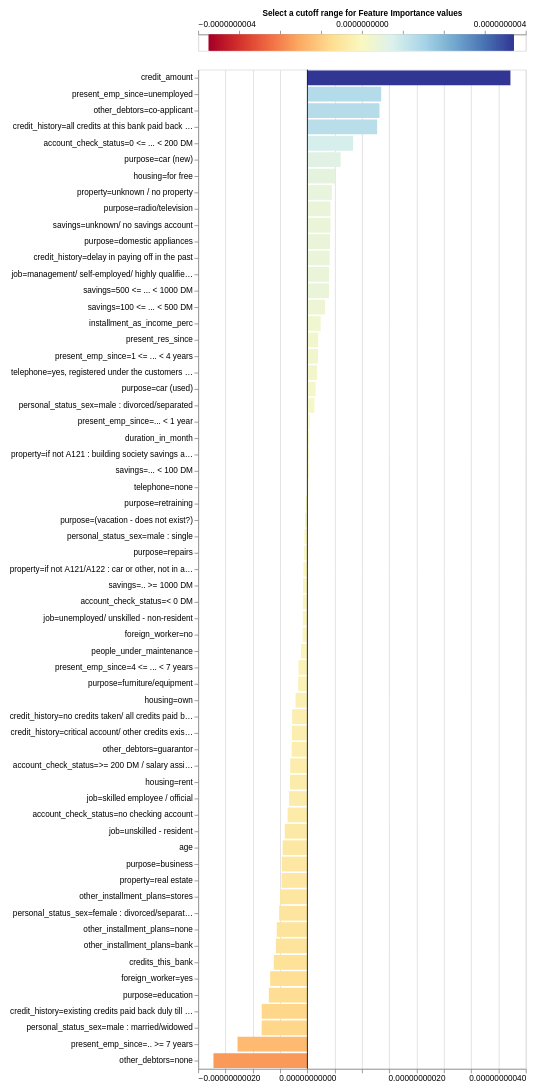

Write notebook code for a chart like this one.
### Code cell
lime_exp.plot_features_importance()

### Figure 1 — Vega-Lite specification as saved in the notebook (floating-point values rounded to 4 significant figures; data arrays with more than 128 entries replaced by an {"elided": "..."} marker saying what was removed)
{"config": {"view": {"continuousWidth": 400, "continuousHeight": 300}, "axis": {"labelFontSize": 10, "labelLimit": 225.0}}, "vconcat": [{"layer": [{"data": {"name": "data-4f468aea233d9b302947f3d7ef234f98"}, "mark": {"type": "rule", "strokeWidth": 3}, "encoding": {"color": {"field": "xValue", "legend": null, "scale": {"domain": [-3.719e-10, 3.719e-10], "domainMid": 0, "scheme": "redyellowblue"}, "type": "quantitative"}, "x": {"axis": {"orient": "top", "titleFontSize": 10}, "field": "xValue", "title": "Select a cutoff range for Feature Importance values ", "type": "quantitative"}}}, {"data": {"name": "data-c7bc3ae69e1253e8223f70a11d04b99d"}, "mark": {"type": "rect", "color": "black", "height": 20, "opacity": 0.4, "tooltip": true}, "encoding": {"x": {"field": "x_min", "type": "quantitative"}, "x2": {"field": "x_max"}, "y": {"axis": null, "field": "y", "type": "quantitative"}}, "selection": {"Cutter": {"type": "single", "fields": ["cutoff"], "bind": {"input": "range", "max": 3.719e-10, "min": 0, "name": "Importance cutoff value (±) ", "step": 7.437e-12}, "init": {"cutoff": 0.0}}}, "transform": [{"calculate": "(-Cutter.cutoff)", "as": "x_min"}, {"calculate": "Cutter.cutoff", "as": "x_max"}]}], "height": 20}, {"layer": [{"data": {"name": "data-ae00b99141dc765cec1920aaf1124981"}, "mark": "bar", "encoding": {"color": {"field": "value", "legend": null, "scale": {"domain": [-3.719e-10, 3.719e-10], "domainMid": 0, "scheme": "blueorange"}, "type": "quantitative"}, "tooltip": [{"field": "name", "title": "Feature", "type": "nominal"}, {"field": "value", "title": "Importance", "type": "quantitative"}], "x": {"field": "value", "title": null, "type": "quantitative"}, "y": {"field": "name", "sort": {"field": "value", "op": "mean", "order": "descending"}, "title": null, "type": "nominal"}}, "selection": {"Cutter": {"type": "single", "fields": ["cutoff"], "bind": {"input": "range", "max": 3.719e-10, "min": 0, "name": "Importance cutoff value (±) ", "step": 7.437e-12}, "init": {"cutoff": 0.0}}}, "transform": [{"filter": "((datum.value > Cutter.cutoff) || (datum.value < (-Cutter.cutoff)))"}]}, {"data": {"name": "data-9c00aa9dc2b1c1a0b4bf9b34ead12925"}, "mark": "rule", "encoding": {"x": {"field": "x", "type": "quantitative"}}}]}], "padding": 10, "$schema": "https://vega.github.io/schema/vega-lite/v4.17.0.json", "datasets": {"data-4f468aea233d9b302947f3d7ef234f98": {"elided": "200 records"}, "data-c7bc3ae69e1253e8223f70a11d04b99d": [{"y": 0, "x": -0.5, "x2": 0.5}], "data-ae00b99141dc765cec1920aaf1124981": [{"name": "credit_amount", "value": 3.719e-10}, {"name": "other_debtors=none", "value": -1.72e-10}, {"name": "present_emp_since=unemployed", "value": 1.351e-10}, {"name": "other_debtors=co-applicant", "value": 1.32e-10}, {"name": "present_emp_since=.. >= 7 years", "value": -1.279e-10}, {"name": "credit_history=all credits at this bank paid back duly", "value": 1.277e-10}, {"name": "personal_status_sex=male : married/widowed", "value": -8.384e-11}, {"name": "credit_history=existing credits paid back duly till now", "value": -8.363e-11}, {"name": "account_check_status=0 <= ... < 200 DM", "value": 8.362e-11}, {"name": "purpose=education", "value": -7.068e-11}, {"name": "foreign_worker=yes", "value": -6.816e-11}, {"name": "credits_this_bank", "value": -6.151e-11}, {"name": "purpose=car (new)", "value": 6.087e-11}, {"name": "other_installment_plans=bank", "value": -5.767e-11}, {"name": "other_installment_plans=none", "value": -5.619e-11}, {"name": "personal_status_sex=female : divorced/separated/married", "value": -5.17e-11}, {"name": "housing=for free", "value": 5.09e-11}, {"name": "other_installment_plans=stores", "value": -5.005e-11}, {"name": "property=real estate", "value": -4.727e-11}, {"name": "purpose=business", "value": -4.683e-11}, {"name": "age", "value": -4.533e-11}, {"name": "property=unknown / no property", "value": 4.462e-11}, {"name": "purpose=radio/television", "value": 4.225e-11}, {"name": "savings=unknown/ no savings account", "value": 4.219e-11}, {"name": "job=unskilled - resident", "value": -4.143e-11}, {"name": "purpose=domestic appliances", "value": 4.133e-11}, {"name": "credit_history=delay in paying off in the past", "value": 4.069e-11}, {"name": "job=management/ self-employed/ highly qualified employee/ officer", "value": 3.983e-11}, {"name": "savings=500 <= ... < 1000 DM ", "value": 3.962e-11}, {"name": "account_check_status=no checking account", "value": -3.615e-11}, {"name": "job=skilled employee / official", "value": -3.359e-11}, {"name": "savings=100 <= ... < 500 DM", "value": 3.235e-11}, {"name": "housing=rent", "value": -3.184e-11}, {"name": "account_check_status=>= 200 DM / salary assignments for at least 1 year", "value": -3.143e-11}, {"name": "other_debtors=guarantor", "value": -2.88e-11}, {"name": "credit_history=critical account/ other credits existing (not at this bank)", "value": -2.848e-11}, {"name": "credit_history=no credits taken/ all credits paid back duly", "value": -2.787e-11}, {"name": "installment_as_income_perc", "value": 2.431e-11}, {"name": "housing=own", "value": -2.174e-11}, {"name": "present_res_since", "value": 1.988e-11}, {"name": "present_emp_since=1 <= ... < 4 years", "value": 1.931e-11}, {"name": "telephone=yes, registered under the customers name ", "value": 1.778e-11}, {"name": "purpose=furniture/equipment", "value": -1.685e-11}, {"name": "present_emp_since=4 <= ... < 7 years", "value": -1.624e-11}, {"name": "purpose=car (used)", "value": 1.508e-11}, {"name": "personal_status_sex=male : divorced/separated", "value": 1.283e-11}, {"name": "people_under_maintenance", "value": -1.181e-11}, {"name": "foreign_worker=no", "value": -8.679e-12}, {"name": "job=unemployed/ unskilled - non-resident", "value": -8.423e-12}, {"name": "account_check_status=< 0 DM", "value": -8.316e-12}, {"name": "savings=.. >= 1000 DM ", "value": -8.182e-12}, {"name": "property=if not A121/A122 : car or other, not in attribute 6", "value": -7.299e-12}, {"name": "purpose=repairs", "value": -5.935e-12}, {"name": "personal_status_sex=male : single", "value": -5.457e-12}, {"name": "purpose=(vacation - does not exist?)", "value": -4.4e-12}, {"name": "present_emp_since=... < 1 year ", "value": 4.092e-12}, {"name": "duration_in_month", "value": 3.403e-12}, {"name": "property=if not A121 : building society savings agreement/ life insurance", "value": 3.095e-12}, {"name": "savings=... < 100 DM", "value": 3.08e-12}, {"name": "purpose=retraining", "value": -2.942e-12}, {"name": "telephone=none", "value": 1.691e-12}], "data-9c00aa9dc2b1c1a0b4bf9b34ead12925": [{"x": 0}]}}
